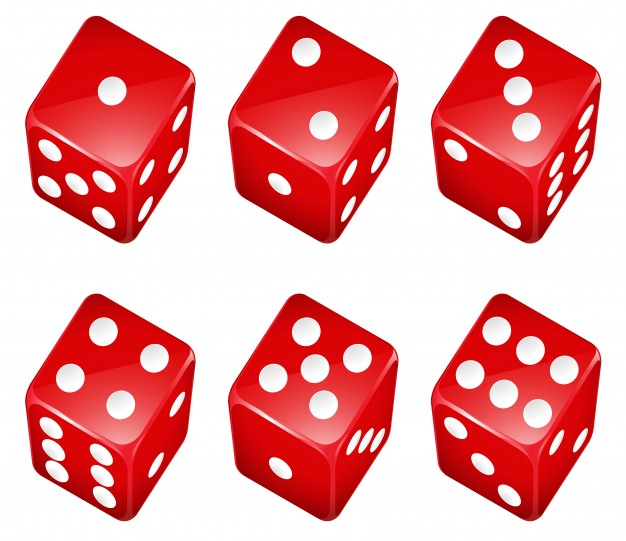
#> input picture src/dados2.jpg, 626 x 541 px
$ python Dados.py   (older library calls are emulated)
#> lines starting #> are read from the running program, lines starting #| are printed output that depends on the picture; after the words box and inside, x2 and y2 are one past the last pixel; in counts of white or black regions, pixels touching at a corner belong together
import cv2
import numpy as np
import mahotas

def escrever(img, texto, cor=(255, 0, 0)):
    fonte = cv2.FONT_HERSHEY_SIMPLEX
    cv2.putText(img, texto, (10,20), fonte, 0.5, cor, 0, cv2.LINE_AA)

imgCol = cv2.imread("dados2.jpg")
#> imgCol is the input picture: shape (541, 626, 3); mean B, G, R 161.5, 160.2, 236.6
#imgCol = imgCol[::2, ::2]
imgCin = cv2.cvtColor(imgCol, cv2.COLOR_BGR2GRAY)
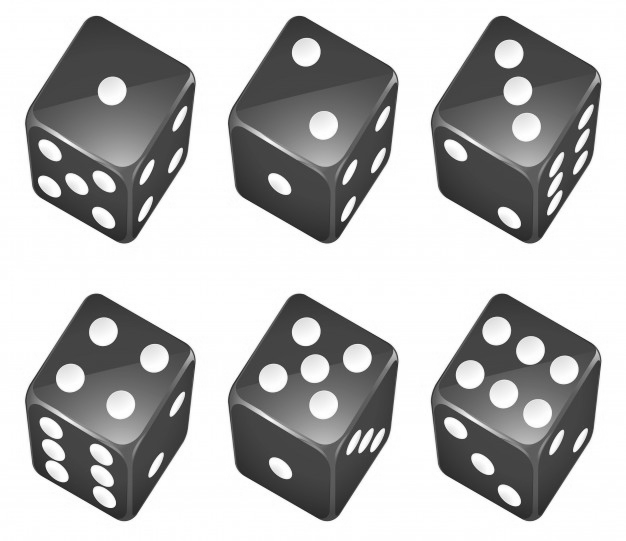
#> imgCin: shape (541, 626); min 34, max 255, mean 183.2
suave = cv2.GaussianBlur(imgCin, (7, 7), 0)
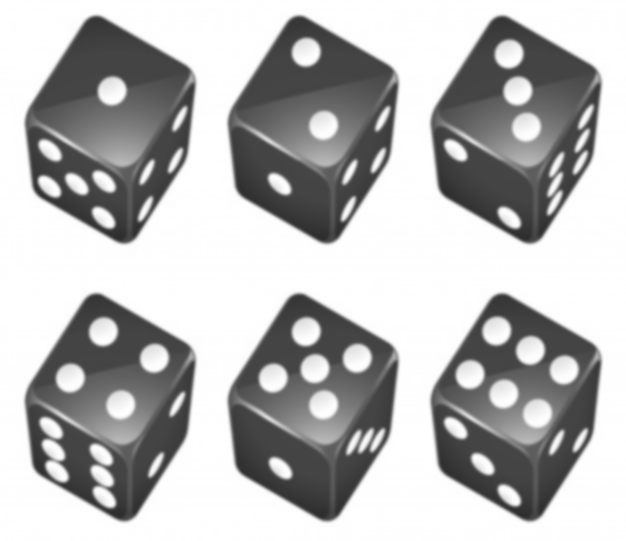
#> suave: shape (541, 626); min 45, max 255, mean 183.2

T = mahotas.thresholding.otsu(suave)
#> T = 167
bin = suave.copy()
bin[bin > T] = 255
bin[bin < 255] = 0
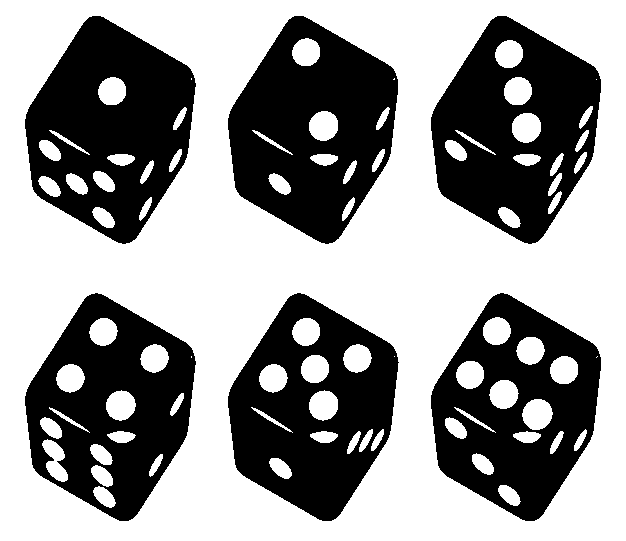
#> bin: shape (541, 626); 59.5% white; 6 black regions, box (x1, y1, x2, y2) and area: (228, 16, 398, 244) 24335, (25, 16, 196, 244) 23805, (431, 16, 601, 244) 23153, (228, 293, 399, 521) 22601, (25, 293, 196, 521) 21821, (431, 293, 601, 521) 21457
bin = cv2.bitwise_not(suave)
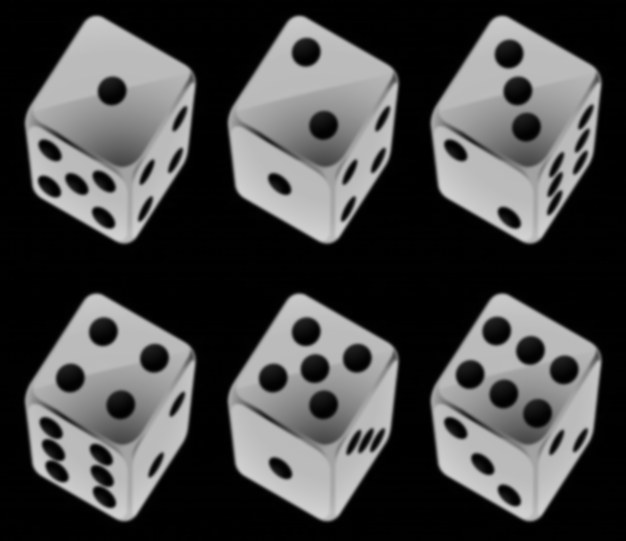
#> bin: shape (541, 626); min 0, max 210, mean 71.8

bordas = cv2.Canny(bin, 70, 150)
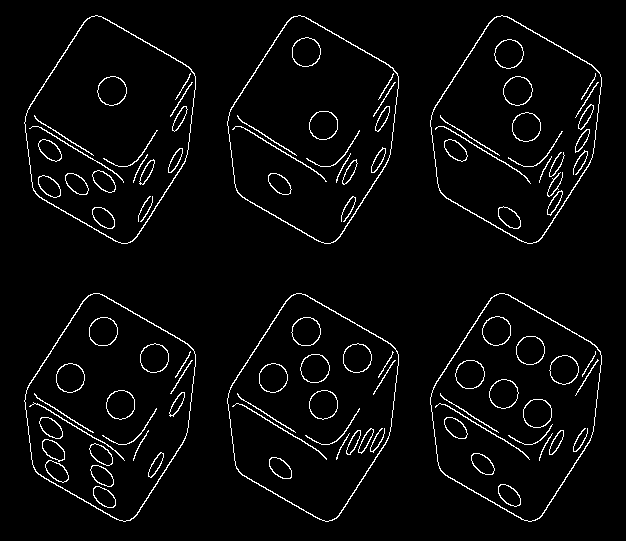
#> bordas: shape (541, 626); 3.7% white in thin lines or dots, all inside (x1, y1, x2, y2) = (24, 15, 602, 522)

(objetos, lx) = cv2.findContours(bordas, cv2.RETR_EXTERNAL, cv2.CHAIN_APPROX_SIMPLE)
#> objetos = 6 contours; box (x1, y1, x2, y2) and area: (227, 15, 399, 244) 26920, (227, 293, 399, 522) 26916, (24, 293, 196, 522) 26916, (430, 293, 602, 522) 26914, (24, 15, 196, 244) 26914, (430, 15, 602, 244) 26912; lx = [[1, -1, -1, -1], [2, 0, -1, -1], [3, 1, -1, -1], [4, 2, -1, -1], [5, 3, -1, -1], [-1, 4, -1, -1]]

escrever(imgCol, "Original", (255, 255, 255))
escrever(imgCin, "Cinza")
escrever(suave, "Suave")
escrever(bordas, "Canny")

imagens = np.vstack((
    np.hstack([imgCin, suave]),
    np.hstack([bin, bordas])
))
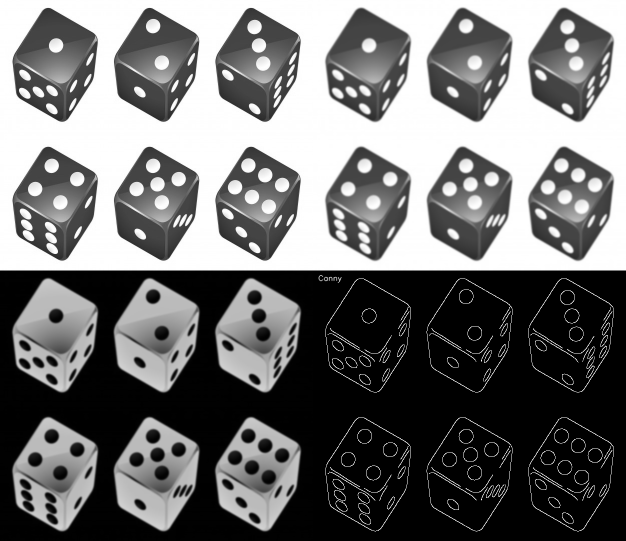
#> imagens: shape (1082, 1252) (shown at 1/2 size); min 0, max 255, mean 111.9
cv2.imshow("Dados presentes: "+ str(len(objetos)), imagens)
cv2.waitKey(0)

draw = imgCol.copy()
draw = cv2.drawContours(draw, objetos,-1, (255, 0, 0), 2)
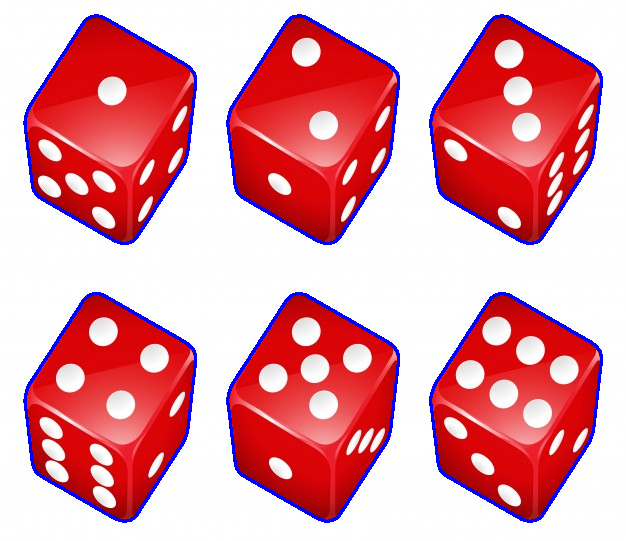
#> draw: shape (541, 626, 3); mean B, G, R 165.6, 154.6, 228.3

escrever(draw,"Foram encontrados "+str(len(objetos)) + " dados")

cv2.imshow("Resultado", draw)
cv2.waitKey(0)

$ run again, with src/dados1.JPG copied over src/dados2.jpg
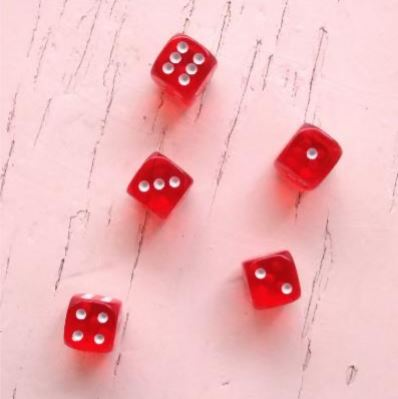
#> input picture src/dados1.JPG, 398 x 399 px
#> imgCol is the input picture: shape (399, 398, 3); mean B, G, R 188.2, 184.5, 239.7
#> T = 157
#> `bin[bin < 255] = 0`:
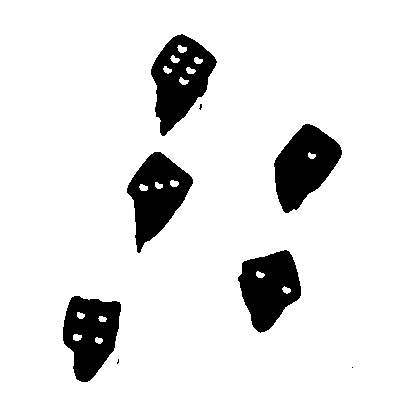
#> bin: shape (399, 398); 88.9% white; 8 black regions (3 under 20 px), largest, box (x1, y1, x2, y2) and area: (151, 34, 217, 136) 3690, (274, 124, 342, 213) 3645, (127, 152, 193, 253) 3510, (238, 250, 301, 333) 3383, (63, 296, 121, 382) 3350
#> bordas: shape (399, 398); 1.2% white in thin lines or dots, all inside (x1, y1, x2, y2) = (54, 32, 358, 377)
#> objetos = 39 contours, 25 with area under 20; largest, box (x1, y1, x2, y2) and area: (193, 53, 205, 65) 100, (306, 148, 318, 160) 98, (177, 42, 189, 54) 95, (154, 178, 165, 190) 94, (169, 176, 180, 188) 90; lx = 39 rows, first 6: [1, -1, -1, -1], [2, 0, -1, -1], [3, 1, -1, -1], [4, 2, -1, -1], [5, 3, -1, -1], [6, 4, -1, -1]
#> img: shape (399, 398)
#> `draw = cv2.drawContours(draw, objetos,-1, (255, 0, 0), 2)`:
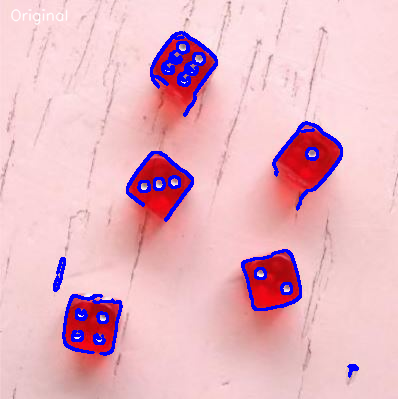
#> draw: shape (399, 398, 3); mean B, G, R 193.6, 180.6, 231.5
#> img: shape (399, 398, 3)

$ run again, with src/Cris.jpg copied over src/dados2.jpg
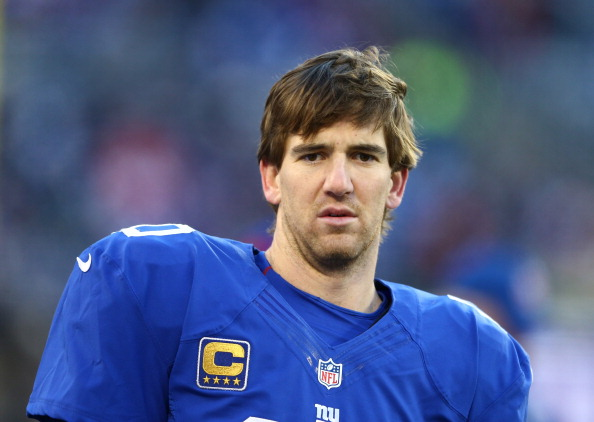
#> input picture src/Cris.jpg, 594 x 422 px
#> imgCol is the input picture: shape (422, 594, 3); mean B, G, R 131.2, 89.4, 76.5
#> T = 121
#> `bin[bin < 255] = 0`:
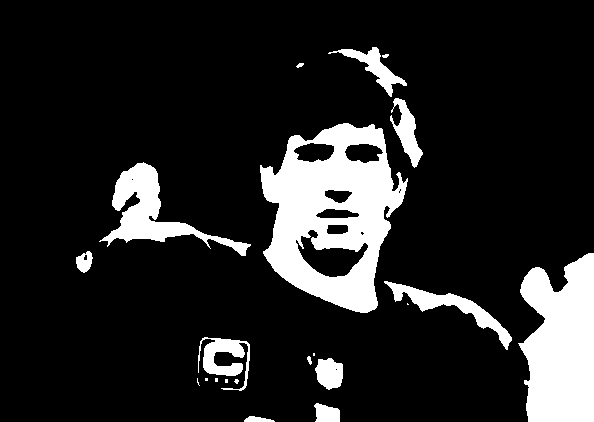
#> bin: shape (422, 594); 14.4% white; 21 white regions (7 under 20 px), largest, box (x1, y1, x2, y2) and area: (260, 123, 408, 313) 15613, (518, 253, 594, 422) 10020, (99, 162, 251, 256) 3860
#> bordas: shape (422, 594); 1.9% white in thin lines or dots, all inside (x1, y1, x2, y2) = (26, 46, 531, 422)
#> objetos = 71 contours, 56 with area under 20; largest, box (x1, y1, x2, y2) and area: (195, 336, 251, 392) 2665, (316, 358, 343, 390) 635, (315, 208, 360, 223) 282, (255, 204, 383, 314) 60, (382, 279, 519, 341) 54; lx = 71 rows, first 6: [1, -1, -1, -1], [2, 0, -1, -1], [3, 1, -1, -1], [4, 2, -1, -1], [5, 3, -1, -1], [6, 4, -1, -1]
#> img: shape (422, 594)
#> `draw = cv2.drawContours(draw, objetos,-1, (255, 0, 0), 2)`:
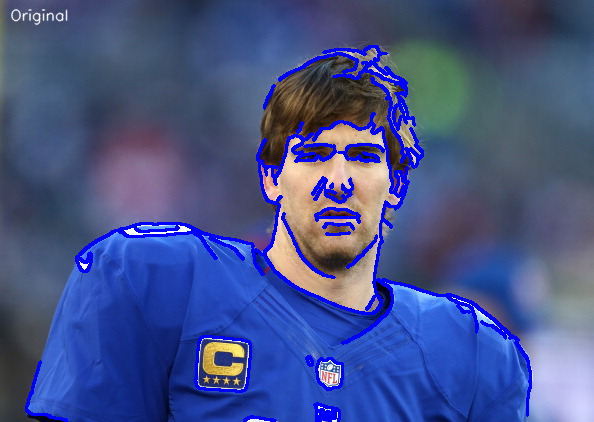
#> draw: shape (422, 594, 3); mean B, G, R 137.5, 83.1, 70.1
#> img: shape (422, 594, 3)
